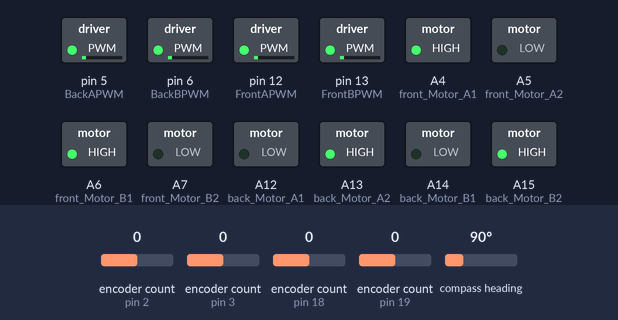
This sketch was run on a simulated Arduino Mega 2560, built with avr-gcc and run on an emulated ATmega2560. On the bench: switched loads named in the sketch (green lamp = pin HIGH). The inputs (shaded band) are chosen by the test bench; at power-on: encoder count (sensors on pin 2, pin 3, pin 18, pin 19) 0, compass heading 90°.

Above: at 0.1 s.
Timing chart, 0 to 2.5 s (numbered marks = the images above):
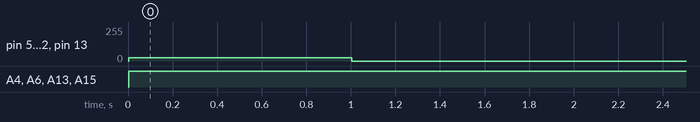

Measured:
- by itself, pin 5 (BackAPWM), pin 6 (BackBPWM), pin 12 (FrontAPWM), pin 13 (FrontBPWM): 25/255 → 0/255 at 1.0 s
- by itself, A4 (front_Motor_A1), A6 (front_Motor_B1), A13 (back_Motor_A2), A15 (back_Motor_B2): LOW → HIGH at 0.00 s

The sketch:

Challenge_2_April_4.ino
```cpp
#include <PinChangeInterrupt.h>
#include <LiquidCrystal.h>
#include "ENORDA_FDC2214.h"
#include <Wire.h>
#include <SD.h>
#include <SPI.h>
#include <RTClib.h>
#include <Adafruit_GPS.h>
#include <PID_v1.h>
#include <Encoder.h>
#include <QMC5883LCompass.h>

/*  GLOBAL VARIABLES  */
uint32_t currentTime = millis();
const float PPR = 12.0;              // Encoder Pulses Per Revolution
const float wheelDiameter = 0.0538;  // Wheel diameter in meters
const float pi = 3.14159265358979323846;
const float wheelCircumference = pi * wheelDiameter;  // Calculate wheel circumference for distance traveled per revolution
double distanceToTarget = 30;
float distanceTravelled = 0;
double speed = 0;
float originalLat = 0.0;
float originalLon = 0.0;
int initialHeading = 0, previousHeading = 0;
double targetLat, targetLon;
volatile bool ppsFlag = false;
//volatile int quarterSecTicker = 0;

/* DC MOTORS WITH ENCODERS */
// MPU is PWR SDA(20), SCL(21), TX(18), RX(19)
// Front Motor Left motor
Encoder front_Left_Enc(2, 35);
const int FrontAPWM = 12;       // PWM pin for motor A speed control
const int front_Motor_A1 = A4;  // Motor A direction pin 1
const int front_Motor_A2 = A5;  // Motor A direction pin 2
float PPS_FL, RPS_FL, RPM_FL;
double MPH_FL;
long int oldPosition_FrontLeft = 0;

// Front Motor Right motor
Encoder front_Right_Enc(3, 37);
const int FrontBPWM = 13;       // PWM pin for motor B speed control
const int front_Motor_B1 = A6;  // Motor B direction pin 1
const int front_Motor_B2 = A7;  // Motor B direction pin 2
float PPS_FR, RPS_FR, RPM_FR;
double MPH_FR;
long int oldPosition_FrontRight = 0;

// Back Motor Left motor
Encoder back_Left_Enc(19, 43);
const int BackAPWM = 5;         // PWM pin for motor A speed control
const int back_Motor_A1 = A12;  // Motor A direction pin 1
const int back_Motor_A2 = A13;  // Motor A direction pin 2
float PPS_BL, RPS_BL, RPM_BL;
double MPH_BL;
long int oldPosition_BackLeft = 0;

// Back Motor Right motor
Encoder back_Right_Enc(18, 41);
const int BackBPWM = 6;         // PWM pin for motor B speed control
const int back_Motor_B1 = A14;  // Motor B direction pin 1
const int back_Motor_B2 = A15;  // Motor B direction pin 2
float PPS_BR, RPS_BR, RPM_BR;
double MPH_BR;
long int oldPosition_BackRight = 0;

/* PID CONTROLLERS */
double Input_FR = 0, Input_FL = 0, Input_BR = 0, Input_BL = 0;  // Input of Motor
double Output_FR, Output_FL, Output_BR, Output_BL = 50;         //

double Setpoint_RightTracks, Setpoint_LeftTracks, Setpoint_BL;
double default_LeftTracks = speed, default_BL = speed-.01;
double default_RightTracks = speed;
// Kp Ki Kd
PID pid_FR(&MPH_FR, &Input_FR, &Setpoint_RightTracks, 45.0, 13.5, 11.5, DIRECT);
PID pid_FL(&MPH_FL, &Input_FL, &Setpoint_LeftTracks, 44.0, 11.0, 12.0, DIRECT);
//  Kd Kp Ki
PID pid_BR(&MPH_BR, &Input_BR, &Setpoint_RightTracks, 12.5, 40.0, 12.5, DIRECT);

double consKp = 4.0, consKi = 0.25, consKd = 2.0;
double aggKp = 39.0, aggKi = 2.5, aggKd = 60.0;

PID pid_BL(&MPH_BL, &Input_BL, &Setpoint_BL, consKd, consKp, consKi, DIRECT);

double Setpoint_Comp, Input_Comp, Output_Comp;
double Kp = 10.0, Ki = 0.0, Kd = 0.0;
PID headingPID(&Input_Comp, &Output_Comp, &Setpoint_Comp, Kp, Ki, Kd, DIRECT);

// Set GPSECHO to 'false' to turn off echoing the GPS data to the Serial console
// Set to 'true' if you want to debug and listen to the raw GPS sentences
#define GPSECHO false
#define sdPin 4
#define LED_PIN_1 11
#define SFM_PIN 22
#define SD_CHIP_SELECT_PIN 53
#define ppsPin 48
#define LOG_FILE_NAME "water_log_and_GPS.txt"
#define GPSSerial Serial2

Adafruit_GPS GPS(&GPSSerial);
QMC5883LCompass compass;
ENORDA_FDC2214 water_sensor(0);
File logFile;
RTC_DS3231 rtc;
DateTime now;
//VSS & K = 0V, VDD = 3.3V, A = 5V
const int rs = 30, rw = 32, en = 39, d0 = 23, d1 = 25, d2 = 27, d3 = 29, d4 = 31, d5 = 33, d6 = 47, d7 = 49;
const int vo_pin = 28;
LiquidCrystal lcd(rs, rw, en, d0, d1, d2, d3, d4, d5, d6, d7);


void setup() {

  speed = .49;
  Serial.begin(115200);
  // Wire.begin();

  init_Motors();
  init_PIDs();
  init_Compass_with_PID();
  // init_Adafruit_GPS();
  // init_LCD();
  // init_Water_Sensor();
}

void loop() {
  // uint32_t data = water_sensor.i2c_read_fdc2214();  // read raw water sensor data
  // double cap_pf = water_sensor.get_capacitance_pf(data);

  /* INTERRUPT TO SYNC */
  // if (ppsFlag) {
  //   // Reset the flag
  //   ppsFlag = false;

  //   // Synchronize time-sensitive tasks here
  //   Serial.println("PPS pulse detected, syncing tasks.");
    // check_Water_Sensor(cap_pf);
  // }

  /* With GPS */
    // if (distanceToTarget > 2.0) {
    //   driveMotorsForward();
    // } else
    //   stopMotors();
    // readGPS();

    /* With Encoders */
  if(distanceTravelled < 14000){
    driveMotorsForward();
    } else
      stopMotors();


  if (millis() - currentTime >= 1000) {
    currentTime = millis();
    long int newPosition_FrontRight = front_Right_Enc.read();
    long int newPosition_FrontLeft = front_Left_Enc.read();
    long int newPosition_BackRight = back_Right_Enc.read();
    long int newPosition_BackLeft = back_Left_Enc.read();

    MPH_FR = calculate_Speed_In_MPH(newPosition_FrontRight, oldPosition_FrontRight);
    MPH_FL = calculate_Speed_In_MPH(newPosition_FrontLeft, oldPosition_FrontLeft);
    MPH_BR = calculate_Speed_In_MPH(newPosition_BackRight, oldPosition_BackRight);
    MPH_BL = calculate_Speed_In_MPH(newPosition_BackLeft, oldPosition_BackLeft);

    double gap = abs(Setpoint_LeftTracks - MPH_BL);  //distance away from setpoint
    if (gap < .05) {                                 //we're close to setpoint, use conservative tuning parameters
      pid_BL.SetTunings(consKd, consKp, consKi);
    } else {
      //we're far from setpoint, use aggressive tuning parameters
      pid_BL.SetTunings(aggKd, aggKp, aggKi);
    }

    compute_PIDs();

    // Apply the PID output to control the motor
    analogWrite(FrontBPWM, Input_FR);
    analogWrite(FrontAPWM, Input_FL);
    analogWrite(BackBPWM, Input_BR);
    analogWrite(BackAPWM, Input_BL);

    readCompassData();
    distanceTravelled = calculateDistanceFromEncoder(newPosition_BackRight);

    // Update old positions for the next calculation
    oldPosition_FrontRight = newPosition_FrontRight;
    oldPosition_FrontLeft = newPosition_FrontLeft;
    oldPosition_BackRight = newPosition_BackRight;
    oldPosition_BackLeft = newPosition_BackLeft;
  }
}

/* MOVEMENT FUNCTIONS */
void driveMotorsForward() {
  // Set the motors to move forward
  digitalWrite(front_Motor_A1, HIGH);
  digitalWrite(front_Motor_A2, LOW);

  digitalWrite(front_Motor_B1, HIGH);
  digitalWrite(front_Motor_B2, LOW);

  digitalWrite(back_Motor_B1, LOW);
  digitalWrite(back_Motor_B2, HIGH);

  digitalWrite(back_Motor_A1, LOW);
  digitalWrite(back_Motor_A2, HIGH);
}

void turnMotorsLeft() {
  // Set the motors to move forward
  digitalWrite(front_Motor_A1, HIGH);  // Reverse direction for left front motor
  digitalWrite(front_Motor_A2, LOW);
  digitalWrite(back_Motor_A1, LOW);  // Keep or slow down left back motor
  digitalWrite(back_Motor_A2, HIGH);

  digitalWrite(front_Motor_B1, LOW);  // Right front motor moves forward
  digitalWrite(front_Motor_B2, HIGH);
  digitalWrite(back_Motor_B1, HIGH);  // Right back motor moves forward
  digitalWrite(back_Motor_B2, LOW);
}

void turnMotorsRight() {
  // Keep the left side motors moving forward to initiate a right turn
  digitalWrite(front_Motor_A1, LOW);  // Left front motor moves forward
  digitalWrite(front_Motor_A2, HIGH);
  digitalWrite(back_Motor_A1, HIGH);  // Left back motor moves forward
  digitalWrite(back_Motor_A2, LOW);

  // Slow down or reverse the right side motors to complete the turn
  digitalWrite(front_Motor_B1, HIGH);  // Reverse direction for right front motor
  digitalWrite(front_Motor_B2, LOW);
  digitalWrite(back_Motor_B1, LOW);  // Keep or slow down right back motor
  digitalWrite(back_Motor_B2, HIGH);
}

void stopMotors() {
  digitalWrite(front_Motor_A1, LOW);
  digitalWrite(front_Motor_A2, LOW);
  digitalWrite(front_Motor_B1, LOW);
  digitalWrite(front_Motor_B2, LOW);

  digitalWrite(back_Motor_A1, LOW);
  digitalWrite(back_Motor_A2, LOW);
  digitalWrite(back_Motor_B1, LOW);
  digitalWrite(back_Motor_B2, LOW);
}

/* GPS AND COMPASS FUNCTIONS */
void readCompassData() {
  // int x, y, z, a, b;
  int currentHeading, currentBearing;
  // char myArray[3];

  compass.read();
  currentHeading = compass.getAzimuth();

  currentBearing = compass.getBearing(currentHeading);

  // Calculate deviation from initial heading
  Input_Comp = currentHeading - initialHeading;

  // Keep the input within -180 to 180 degrees
  if (Input_Comp > 180) Input_Comp -= 360;
  else if (Input_Comp < -180) Input_Comp += 360;

  // If deviation is within -3 to 3 degrees, consider it as no deviation
  if (abs(Input_Comp) < 3) {
    Input_Comp = 0;
    while (previousHeading < -3 && (Setpoint_LeftTracks != default_LeftTracks)) {
      Setpoint_RightTracks += .02;
      Setpoint_LeftTracks += .01;
      Setpoint_BL += .01;
      Setpoint_RightTracks = constrain(Setpoint_RightTracks, default_RightTracks, default_RightTracks * 1.5);
      Setpoint_BL = constrain(Setpoint_BL, default_BL * 0.9, default_BL * 1.1);
      Setpoint_LeftTracks = constrain(Setpoint_LeftTracks, default_LeftTracks * 0.9, default_LeftTracks * 1.1);
    }
    while (previousHeading > 3 && (Setpoint_RightTracks != Setpoint_RightTracks)) {
      Setpoint_RightTracks += .01;
      Setpoint_LeftTracks += .02;
      Setpoint_BL += .02;
      Setpoint_RightTracks = constrain(Setpoint_RightTracks, default_RightTracks * 0.9, default_RightTracks * 1.1);
      Setpoint_BL = constrain(Setpoint_BL, default_BL, default_BL * 1.5);
      Setpoint_LeftTracks = constrain(Setpoint_LeftTracks, default_LeftTracks, default_LeftTracks * 1.5);
    }
    Setpoint_LeftTracks = default_LeftTracks;
    Setpoint_RightTracks = default_RightTracks;
    Setpoint_BL = default_BL;
    previousHeading = 0;
  } else if (Input_Comp > 3) {
    Setpoint_LeftTracks += .01;
    Setpoint_BL += .01;
    Setpoint_RightTracks -= .01;
    Setpoint_BL = constrain(Setpoint_BL, default_BL, default_BL * 2.0);
    Setpoint_LeftTracks = constrain(Setpoint_LeftTracks, default_LeftTracks, default_LeftTracks * 2.0);
    Setpoint_RightTracks = constrain(Setpoint_RightTracks, default_RightTracks * .25, default_RightTracks);
  } else if (Input_Comp < -3) {
    Setpoint_RightTracks += .01;
    Setpoint_LeftTracks -= .01;
    Setpoint_BL -= .01;
    Setpoint_RightTracks = constrain(Setpoint_RightTracks, default_RightTracks, default_RightTracks * 2.0);
    Setpoint_BL = constrain(Setpoint_BL, default_BL * .25, default_BL);
    Setpoint_LeftTracks = constrain(Setpoint_LeftTracks, default_LeftTracks * .25, default_LeftTracks);
  }
  previousHeading = currentHeading;
}

void readGPS() {
  char c = GPS.read();
  if ((c) && (GPSECHO))
    Serial.write(c);
  if (GPS.newNMEAreceived()) {
    //Serial.println(GPS.lastNMEA());   // this also sets the newNMEAreceived() flag to false
    if (!GPS.parse(GPS.lastNMEA()))  // this also sets the newNMEAreceived() flag to false
      return;                        // we can fail to parse a sentence in which case we should just wait for another
  }
  if (GPS.fix) {
    display_GPS_Data_On_LCD();
  } else {
    lcd.clear();
    lcd.setCursor(0, 1);
    lcd.print("No Signal");
  }
}

void display_GPS_Data_On_LCD() {
  double currentLat = GPS.latitudeDegrees;
  double currentLon = GPS.longitudeDegrees;

  // Distance forward in meters and current heading
  double currentBearing = calculateBearing(originalLat, originalLon, currentLat, currentLon);

  calculateTargetPoint(currentLat, currentLon, distanceToTarget, currentBearing, targetLat, targetLon);

  distanceToTarget = calculateDistance(currentLat, currentLon, targetLat, targetLon);

  float mph;
  mph = (GPS.speed) * 1.15;

  Serial.print("Speed (mph): ");
  Serial.println(mph);
  Serial.print("Angle: ");
  Serial.println(GPS.angle);
  // Serial.print("Bearing: ");
  // Serial.println(currentBearing);
  Serial.print("distanceToTarget: ");
  Serial.println(distanceToTarget);

  //ETCG Notes -- Print to LCD Screen
  lcd.clear();
  lcd.setCursor(0, 0);
  lcd.print("Spd: ");
  lcd.setCursor(5, 0);
  lcd.print(mph);
  lcd.setCursor(0, 1);
  lcd.print("Dist: ");
  lcd.setCursor(6, 1);
  lcd.print(distanceToTarget);
  delay(5);
}

void check_Water_Sensor(double cap_pf) {
  if (cap_pf >= 20.0) {
    vaCues();               // Trigger visual and audio cues
    logData(true, cap_pf);  // Log "HIT"
  } else
    logData(false, cap_pf);  // Log "NO HIT"
}

/* CALCULATION FUNCTIONS */
float calculate_Speed_In_MPH(long int newPosition, long int oldPosition) {
  float deltaT = (millis() - currentTime);                // Time since last position read
  float PPS = 10 * (newPosition - oldPosition) / deltaT;  // Pulses per second
  float RPS = abs(PPS) / PPR;                             // Revolutions per second
  float RPM = RPS * 60;                                   // Revolutions per minute
  float MPH = (wheelCircumference * RPM * 60) / 1609.34;  // Miles per hour
  return MPH;
}

double calculateBearing(double lat1, double long1, double lat2, double long2) {
  double deltaLong = radians(long2 - long1);
  lat1 = radians(lat1);
  lat2 = radians(lat2);
  double x = sin(deltaLong) * cos(lat2);
  double y = cos(lat1) * sin(lat2) - sin(lat1) * cos(lat2) * cos(deltaLong);
  double bearing = atan2(x, y);
  bearing = degrees(bearing);
  return fmod((bearing + 360), 360);  // Normalize to 0-359 degrees
}

double calculateDistance(double lat1, double lon1, double lat2, double lon2) {
  const double R = 6371000;  // Earth's radius in meters
  double dLat = radians(lat2 - lat1);
  double dLon = radians(lon2 - lon1);
  lat1 = radians(lat1);
  lat2 = radians(lat2);

  double a = sin(dLat / 2) * sin(dLat / 2) + cos(lat1) * cos(lat2) * sin(dLon / 2) * sin(dLon / 2);
  double c = 2 * atan2(sqrt(a), sqrt(1 - a));
  double distance = R * c;

  return distance;  // Distance in meters
}

float calculateDistanceFromEncoder(long int totalPulses) {
  float totalRevolutions = totalPulses / (float)PPR;
  float distanceTraveled = totalRevolutions * wheelCircumference; // Distance = number of revolutions * circumference

  return distanceTraveled; // Distance traveled in the same unit as the circumference
}

void calculateTargetPoint(double startLat, double startLon, double distance, double bearing, double& targetLat, double& targetLon) {
  double R = 6378137;  // Earth's radius in meters
  double bearingRad = radians(bearing);
  double dByR = distance / R;

  double lat1 = radians(startLat);
  double lon1 = radians(startLon);

  targetLat = asin(sin(lat1) * cos(dByR) + cos(lat1) * sin(dByR) * cos(bearingRad));
  targetLon = lon1 + atan2(sin(bearingRad) * sin(dByR) * cos(lat1), cos(dByR) - sin(lat1) * sin(targetLat));

  targetLat = degrees(targetLat);
  targetLon = degrees(targetLon);
}

/* VISUAL AND AUDIO FUNCTIONS */
void vaCues() {
  // digitalWrite(LED_PIN_1, HIGH);
  int soundLevel = analogRead(SFM_PIN);
  if (soundLevel > 500) {                          // Adjust threshold as needed
    Serial.println("High sound level detected!");  // For debugging
    tone(9, 1000);                                 // Generate sound on digital pin 9
  }

  delay(500);  // Sound duration
  // digitalWrite(LED_PIN_1, LOW);
  noTone(9);
}
/*
The UGV logs a message of a â  Soakâ   with the following information:
i. RTXDC_2024
ii. Team Name [e.g. UTA, UTD, UT, UTEP, SMU, TAMU]
iii. Drone Type
iv. Action: Soaked!
v. ArUco Marker ID
vi. Time
vii. GPS Location
*/
// Log water hit
void logData(bool hit, double capacitance) {
  // Get current time
  now = rtc.now();

  if (hit) {
    logFile.println("RTXDC_2024");
    logFile.print("UTD_UGV_Soaked!_00");
    logFile.print(now.timestamp());  // Print timestamp
    double currentLat = GPS.latitudeDegrees;
    double currentLon = GPS.longitudeDegrees;
    logFile.print("_");
    logFile.print(currentLat);
    logFile.print("_");
    logFile.print(currentLon);
  } else {
    logFile.print("NO HIT | ");
    logFile.print(now.timestamp());  // Print timestamp
    logFile.print(" | Capacitance: ");
    logFile.print(capacitance);
    logFile.print(" pF");
  }
  logFile.println();
}

/*  INITIATION FUNCTIONS */
void init_Motors() {
  pinMode(FrontAPWM, OUTPUT);
  pinMode(front_Motor_A1, OUTPUT);
  pinMode(front_Motor_A2, OUTPUT);

  pinMode(FrontBPWM, OUTPUT);
  pinMode(front_Motor_B1, OUTPUT);
  pinMode(front_Motor_B2, OUTPUT);

  pinMode(BackAPWM, OUTPUT);
  pinMode(back_Motor_A1, OUTPUT);
  pinMode(back_Motor_A2, OUTPUT);

  pinMode(BackBPWM, OUTPUT);
  pinMode(back_Motor_B1, OUTPUT);
  pinMode(back_Motor_B2, OUTPUT);

  analogWrite(FrontAPWM, 25);
  analogWrite(FrontBPWM, 25);
  analogWrite(BackAPWM, 25);
  analogWrite(BackBPWM, 25);
}

void init_PIDs() {
  pid_FR.SetMode(AUTOMATIC);
  pid_FL.SetMode(AUTOMATIC);
  pid_BR.SetMode(AUTOMATIC);
  pid_BL.SetMode(AUTOMATIC);
  pid_FL.SetSampleTime(100);  // Adjust the sample time as needed
  pid_FR.SetSampleTime(100);  // Adjust the sample time as needed
  pid_BL.SetSampleTime(100);  // Adjust the sample time as needed
  pid_BR.SetSampleTime(100);  // Adjust the sample time as needed
  pid_FR.SetOutputLimits(0, 255);
  pid_FL.SetOutputLimits(0, 255);
  pid_BR.SetOutputLimits(0, 255);
  pid_BL.SetOutputLimits(0, 255);
}

void init_Compass_with_PID() {
  headingPID.SetMode(AUTOMATIC);
  headingPID.SetOutputLimits(-100, 100);
  Setpoint_Comp = 0;
  compass.init();
  compass.setCalibrationOffsets(-410.00, 289.00, -841.00);
  compass.setCalibrationScales(1.03, 0.91, 1.08);
  // compass.setReset();
  compass.read();

  initialHeading = compass.getAzimuth();
  Setpoint_Comp = initialHeading;

  Setpoint_LeftTracks = default_LeftTracks;
  Setpoint_RightTracks = default_RightTracks;
  Setpoint_BL = default_BL;
  // compass.setCalibrationOffsets(-1989.00, 1456.00, 1197.00);
}

void init_Adafruit_GPS() {
  GPS.begin(9600);  // Initialize GPS module

  GPS.sendCommand(PMTK_SET_NMEA_OUTPUT_RMCGGA);  // Request RMC and GGA NMEA sentences
  // Set the update rate
  GPS.sendCommand(PMTK_SET_NMEA_UPDATE_1HZ);  // 1 Hz update rate
  // For the parsing code to work nicely and have time to sort thru the data, and
  // print it out we don't suggest using anything higher than 1 Hz

  // Request updates on antenna status, comment out to keep quiet
  GPS.sendCommand(PGCMD_ANTENNA);

  delay(1000);
  // Ask for firmware version
  Serial.println(PMTK_Q_RELEASE);

  // Capture original position
  if (GPS.fix) {
    originalLat = GPS.latitudeDegrees;
    originalLon = GPS.longitudeDegrees;
  }

  pinMode(ppsPin, INPUT);  // or INPUT, depending on your wiring
  attachPinChangeInterrupt(digitalPinToPinChangeInterrupt(ppsPin), ppsPulse, RISING);

}

void init_LCD() {
  pinMode(SD_CHIP_SELECT_PIN, OUTPUT);  // Set SD card chip select pin as output
  lcd.begin(16, 2);
  digitalWrite(en, HIGH);
  delay(5);
  digitalWrite(en, LOW);
  pinMode(vo_pin, OUTPUT);
  analogWrite(vo_pin, 15);

  //ETCG Notes -- Uncomment While Loop if You REQUIRE SD Card

  while (!SD.begin(SD_CHIP_SELECT_PIN)) {
    lcd.setCursor(0, 0);
    lcd.print("SD Card Not Found");
    delay(100);
  }


  //ETCG Notes -- Write to SD Card
  logFile = SD.open(LOG_FILE_NAME, FILE_WRITE);
  if (!logFile) {
    Serial.println("Error opening log file");
    return;
  }
}

void init_Water_Sensor() {
  pinMode(LED_PIN_1, OUTPUT);  // Set LED pin as output
  pinMode(SFM_PIN, INPUT);     // Set SFM-27 pin as input

  digitalWrite(SDA, LOW);  // disable pull up resistor on SDA
  digitalWrite(SCL, LOW);  // disable pull up resistor on SCL

  water_sensor.i2c_init_fdc2214();  // init water sensor after i2c
}

void compute_PIDs() {
  pid_FR.Compute();
  pid_FL.Compute();
  pid_BR.Compute();
  pid_BL.Compute();
}

void ppsPulse(void) {
  // quarterSecTicker++;
  // if(quarterSecTicker = 2){
    ppsFlag = true;
    // quarterSecTicker = 0;
  // }
}

/* DEBUG FUNCTIONS */
void printToPython() {
  Serial.print(currentTime);
  Serial.print(" ");
  Serial.print(MPH_FR);  //Serial.print(" ");Serial.print(Input_FR);
  Serial.print(" ");
  Serial.print(MPH_FL);  //Serial.print(" ");Serial.print(Input_FL);
  Serial.print(" ");
  Serial.print(MPH_BR);  //Serial.print(" ");Serial.print(Input_BR);
  Serial.print(" ");
  Serial.print(MPH_BL);  //Serial.print(" ");Serial.print(Input_BL);
  Serial.println();
}
```

Source omitted: ENORDA_FDC2214.h (430 bytes)
